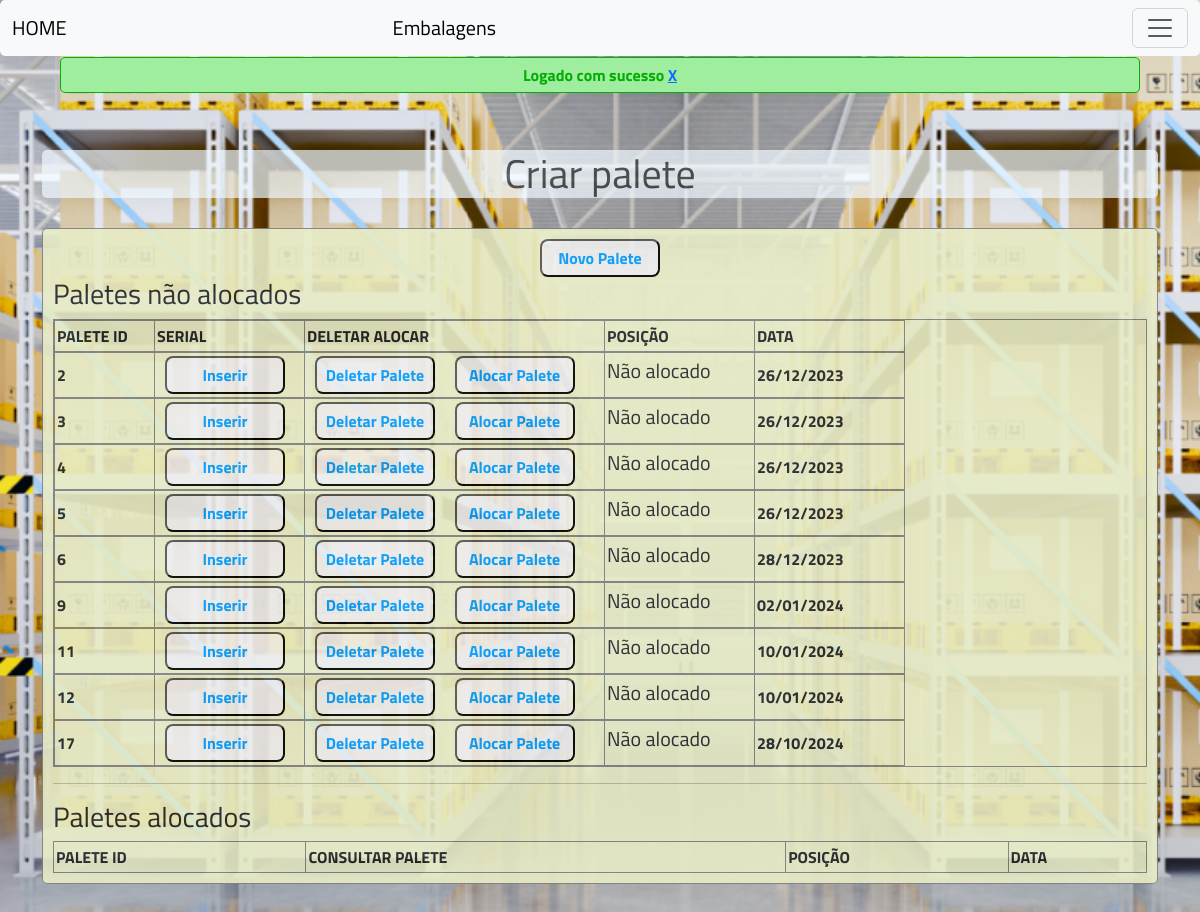
Screenshot of /paletes.php (signed in) with the database file from the repository.
### tables this page shows
CREATE TABLE `paletes` (
  `palete_id` int(11) NOT NULL,
  `dataPalete` date NOT NULL
);

### permitions.php (called while the page is built, shortened)
<?php
include_once("conexao.php");
$user = $_SESSION['user'];
$stmt = $conn->prepare("SELECT admin, permitionC, permitionR, permitionU, permitionD FROM users WHERE email = :email");
$stmt->bindParam(":email", $user);
$stmt->execute();
$usuario = $stmt->fetch();
$permC = $usuario["permitionC"];
?>

### querys.php (called while the page is built, shortened)
<?php
include_once("conexao.php");
$stmtPaleteDesalocado = $conn->query("SELECT * FROM paletes");
$stmtPaleteDesalocado->execute();
$retornaPaleteDesalocado = $stmtPaleteDesalocado->fetchAll(PDO::FETCH_ASSOC);
?>

### conexao.php (called while the page is built, shortened)
<?php
function invertDate($date, $separates = "-", $join = "/")
{
   return implode($join, array_reverse(explode($separates, $date)));
}
?>

### paletes.php (the view, shortened to what this page needs)
<?php
include_once("templates/header.php");
include_once("conexao.php");
include_once("querys.php");
include_once("permitions.php");
$voltaModelo = filter_input(INPUT_GET, "voltamodelo");
if (isset($voltaModelo)) {
    $voltando = $voltaModelo;
} else {
    $voltando = "";
}
$sessaoId = "";
if ($permC == 1) {
    $display = "block";
} else {
    $display = "none";
    $display1 = "block";
}
?>
<?php if ($_SESSION['palet']): ?>
    <?php $desliga = 'disabled = "disabled"'; ?>
    <div id="formPallete">
        <h2>Inserir seriais palete
            <?= $sessaoId ?>
        </h2>
        <br>
        <form action="procesPalet.php" method="post">
            <input type="hidden" name="action" value="insereSerial">
            <input type="hidden" name="paleteId" value="<?= $sessaoId ?>">
            <input type="text" name="serial" id="serial" autofocus>
            <label for="modelo">Modelo</label><br>
            <select class="puts" name="modelo" id="modelo"
                title="Se o modelo não estiver aqui, vá para página cadastrar modelos e insira um novo">
                <option value="<?= $voltando ?>">
                    <?= $voltando ?>
                </option>
                <?php foreach ($returnModel as $retMod): ?>
                    <?php extract($retMod) ?>
                    <option value="<?= $modelo ?>">
                        <?= $modelo ?>
                    </option>
                <?php endforeach; ?>
            </select>
            <input class="btnModal" type="submit" value="Inserir">
        </form>
        <h5>
            <?= $linhaSeriais ?> seriais inseridos
        </h5>
        <a href="inoutPalete.php"><button class="btnModal">Sair do palete</button></a>
        <hr>
        <table id="tbPalet">
            <?php if ($linhaSeriais != 0): ?>
                <tr>
                    <th>SERIAL ID</th>
                    <th>PALETE ID</th>
                    <th>SERIAL</th>
                    <th>SERIAL</th>
                    <th>REMOVER</th>
                </tr>
            <?php endif; ?>
            <?php foreach ($retornaSerial as $retSer): ?>
                <?php extract($retSer) ?>
                <?php if ($palete_id == $_SESSION['palet']): ?>
                    <tr>
                        <td>
                            <?= $serial_id ?>
                        </td>
                        <td>
                            <?= $palete_id ?>
                        </td>
                        <td>
                            <?= $serial ?>
                        </td>
                        <td>
                            <?= $modelo ?>
                        </td>
                        <td style="text-align: center; width: 35px;">
                            <a href="procesPalet.php?actionGet=delete&serial_id=<?= $serial_id ?>"><button
                                    style="width:25px; font-weight: bold; color: red; border: none; border-radius: 6px;">X</button></a>
                        </td>
                    </tr>
                <?php endif; ?>
            <?php endforeach ?>
        </table>
        <hr>
        <a href="inoutPalete.php"><button class="btnModal">Sair do palete</button></a>
    </div>
<?php else: ?>
    <?php $desliga = ''; ?>
<?php endif; ?>
<div class="container">
    <h1 class="titulo">Criar palete</h1>
    <div class="registration">
        <form action="procesPalet.php" method="post">
            <div class="cria__palete">
                <input style="display:<?= $display ?>;" class="btnModal" <?= $desliga ?> type="submit" value="Novo Palete">
            </div>
        </form>
        <h3>Paletes não alocados</h3>
        <table id="tbPalets">
            <tr style="display:block;">
                <th width="100px">PALETE ID</th>
                <th width="150px">SERIAL</th>
                <th width="300px">DELETAR ALOCAR</th>
                <th width="150px">POSIÇÃO</th>
                <th width="150px">DATA</th>
            </tr>
            <?php foreach ($retornaPaleteDesalocado as $retPalDesalocado): ?>
                <?php extract($retPalDesalocado) ?>
                <?php
                $stmtFesalocado = $conn->prepare("SELECT * FROM posicoes WHERE palete_id = :palete_id");
                $stmtFesalocado->bindParam(":palete_id", $palete_id);
                $stmtFesalocado->execute();
                $linhasDesalocado = $stmtFesalocado->rowCount();
                if ($linhasDesalocado > 0) {
                    $desabilitaDesalocado = "none";
                } else {
                    $desabilitaDesalocado = "block";
                }
                ?>
                <tr style="display:<?= $desabilitaDesalocado ?>;">
                    <td width="100px">
                        <strong>
                            <?= $palete_id ?>
                        </strong>
                    </td>
                    <td width="150px">
                        <a href="inoutPalete.php?actionPalet=<?= $palete_id ?>"><button
                                class="btnModal">Inserir</button></a>
                    </td>
                    <td width="300px">
                        <a href="procesPalet.php?actionGet=delPalete&serial_id=<?= $palete_id ?>"><button
                                class="btnModal">Deletar Palete</button></a>
                        <a href="inserirPalet.php?paleteId=<?= $palete_id ?>"><button class="btnModal">Alocar
                                Palete</button></a>
                    </td>
                    <td width="150px">
                        <h5>Não alocado</h5>
                    </td>
                    <td width="150px">
                        <strong>
                            <?= invertDate($dataPalete) ?>
                        </strong>
                    </td>
                </tr>
            <?php endforeach ?>
        </table>
        <hr>
        <h3>Paletes alocados</h3>
        <table id="tbPalet">
            <tr>
                <th>PALETE ID</th>
                <th>CONSULTAR PALETE</th>
                <th>POSIÇÃO</th>
                <th>DATA</th>
            </tr>
        </table>
    </div>
</div>
<?php include_once("templates/footer.php") ?>

### rows the page displays
paletes: palete_id "2", dataPalete "26/12/2023"
paletes: palete_id "3", dataPalete "26/12/2023"
paletes: palete_id "4", dataPalete "26/12/2023"
paletes: palete_id "5", dataPalete "26/12/2023"
paletes: palete_id "6", dataPalete "28/12/2023"
paletes: palete_id "9", dataPalete "02/01/2024"
paletes: palete_id "11", dataPalete "10/01/2024"
paletes: palete_id "12", dataPalete "10/01/2024"
paletes: palete_id "17", dataPalete "28/10/2024"

### other values shown
$exibeMensagem['mensage'] "Logado com sucesso X"
